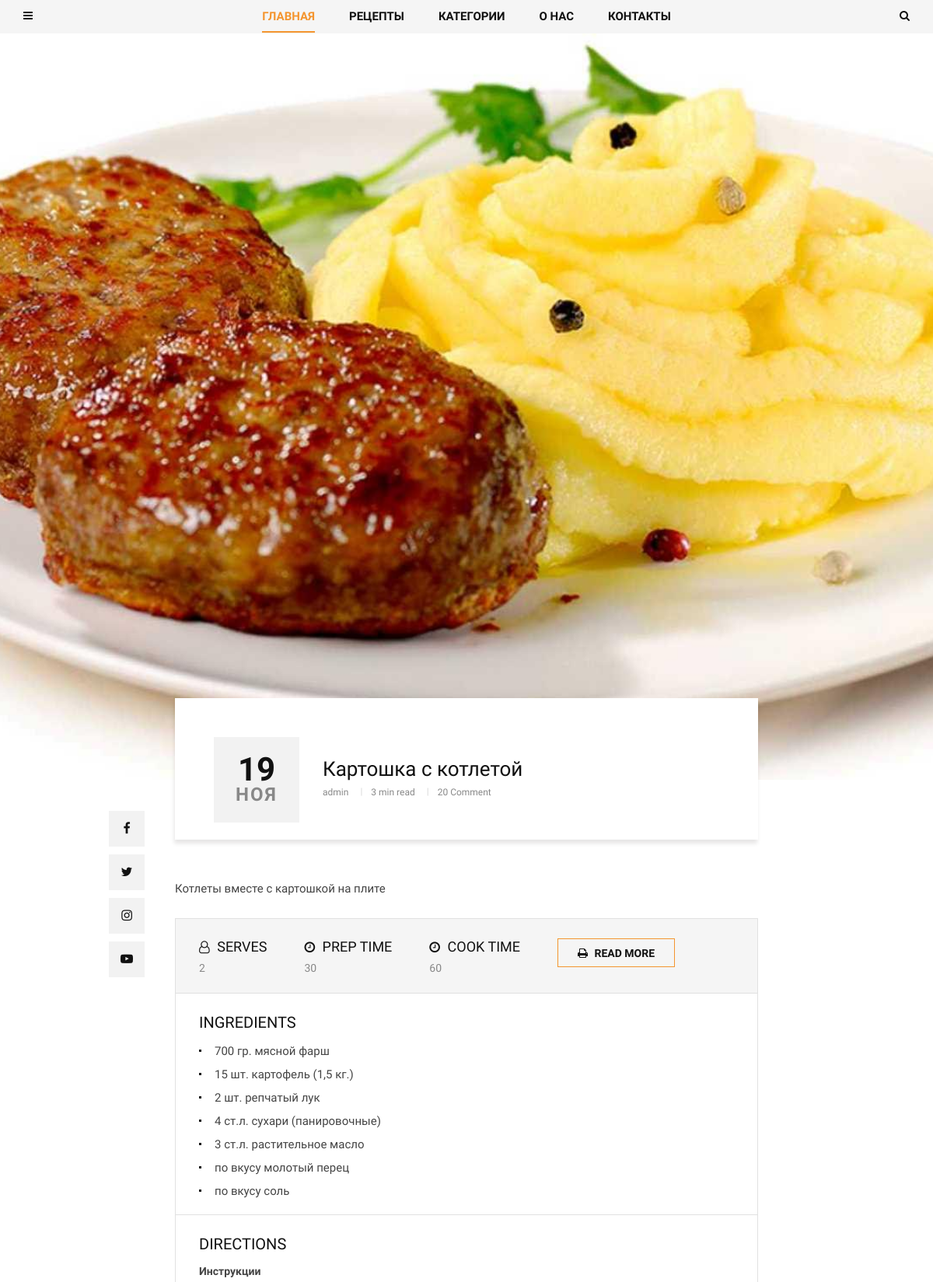
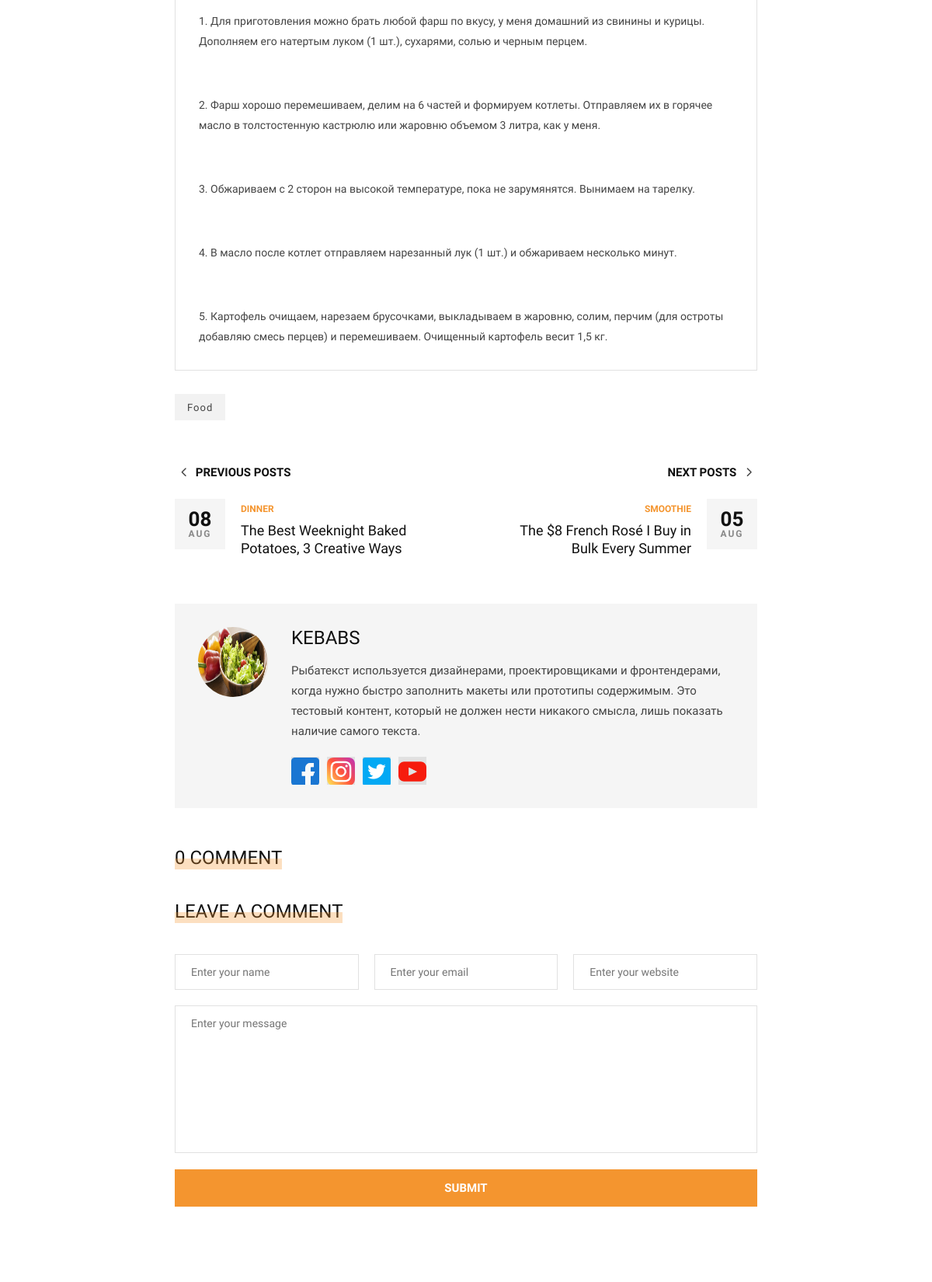
Page /dinner/potato-and-meat/ (upper part) on the committed database (2 pictures, top to bottom).
### blog/models.py (models this page shows, shortened)
class Post(models.Model):
    author = models.ForeignKey(User,
                               related_name='posts',
                               on_delete=models.CASCADE)
    title = models.CharField(max_length=200)
    image = models.ImageField(upload_to='articles/')
    text = models.TextField()
    category = models.ForeignKey(Category,
                                 related_name='post',
                                 on_delete=models.SET_NULL,
                                 null=True)
    tags = models.ManyToManyField(Tag, related_name='post')
    create_at = models.DateTimeField(auto_now_add=True)
    slug = models.SlugField(max_length=200, default='', unique=True)
    def get_absolute_url(self):
        return reverse('post_single', kwargs={'slug': self.category.slug, 'post_slug': self.slug})
    def get_recipe(self):
        return self.recipe.all()
    def get_comments(self):
        return self.comment.all()

class Recipe(models.Model):
    name = models.CharField(max_length=100)
    serves = models.CharField(max_length=50)
    prep_time = models.PositiveIntegerField(default=0)
    cook_time = models.PositiveIntegerField(default=0)
    ingridients = RichTextField()
    direction = RichTextField()
    post = models.ForeignKey(Post,
                             related_name='recipe',
                             on_delete=models.SET_NULL,
                             null=True,
                             blank=True)

class Tag(models.Model):
    name = models.CharField(max_length=100)
    slug = models.SlugField(max_length=100)

### contact/models.py (models this page shows, shortened)
class About(models.Model):
    name = models.CharField(max_length=50, default='')
    text = RichTextField()
    mini_text = RichTextField()
    def get_first_images(self):
        item = self.about_images.first()
        return item.image.url

class ImageAbout(models.Model):
    image = models.ImageField(upload_to='about/')
    page = models.ForeignKey(About, on_delete=models.CASCADE, related_name='about_images')
    alt = models.CharField(max_length=100)

class Social(models.Model):
    icon = models.FileField(upload_to='icons/')
    name = models.CharField(max_length=200)
    link = models.URLField()

### blog/views.py (the view)
# urls.py: path('<slug:slug>/<slug:post_slug>/', views.PostDetailView.as_view(), name='post_single'),
class PostDetailView(DetailView):
    model = Post
    context_object_name = 'post'
    slug_url_kwarg = 'post_slug'
    def get_context_data(self, **kwargs):
        context = super().get_context_data(**kwargs)
        context['form'] = CommentForm
        return context

### blog/templatetags/menu_tags.py (called while the page is built)
def get_all_categories():
    return Category.objects.all()

@register.inclusion_tag('blog/include/tags/top_menu.html')
def get_categories():
    category = get_all_categories()
    return {'list_category': category}

@register.inclusion_tag('blog/include/tags/recipes_tag.html')
def get_last_posts():
    posts = Post.objects.select_related('category').order_by('-id')[:5]
    return {'list_last_post': posts}

### contact/templatetags/social_tags.py (called while the page is built)
@register.simple_tag()
def get_social_links():
    return Social.objects.all()

@register.simple_tag()
def get_about():
    return About.objects.last()

### templates/blog/post_detail.html (shortened to what this page needs)
{% extends 'base.html' %}
{% load social_tags %}
{% block content %}
<section class="single-post spad">
<div class="single-post__hero set-bg" data-setbg="{{ post.image.url }}"></div>
<div class="container">
    <div class="row d-flex justify-content-center">
        <div class="col-lg-8">
            <div class="single-post__title">
                <div class="single-post__title__meta">
                    <h2>{{ post.create_at|date:"d" }}</h2>
                    <span>{{ post.create_at|date:"M"}}</span>
                </div>
                <div class="single-post__title__text">
                    <ul class="label">
                    </ul>
                    <h4>{{ post.title }}</h4>
                    <ul class="widget">
                        <li>{{ post.author }}</li>
                        <li>3 min read</li>
                        <li>20 Comment</li>
                    </ul>
                </div>
            </div>
            <div class="single-post__social__item">
                <ul>
                    <li><a href="#"><i class="fa fa-facebook"></i></a></li>
                    <li><a href="#"><i class="fa fa-twitter"></i></a></li>
                    <li><a href="#"><i class="fa fa-instagram"></i></a></li>
                    <li><a href="#"><i class="fa fa-youtube-play"></i></a></li>
                </ul>
            </div>
            <div class="single-post__top__text">
                <p>{{ post.text|slice:":300" }}</p>
            </div>
            <div class="single-post__recipe__details">
                {% for recipe in post.get_recipe %}
                <div class="single-post__recipe__details__option">
                    <ul>
                        <li>
                            <h5><i class="fa fa-user-o"></i> SERVES</h5>
                            <span>{{ recipe.serves }}</span>
                        </li>
                        <li>
                            <h5><i class="fa fa-clock-o"></i> PREP TIME</h5>
                            <span>{{ recipe.prep_time }}</span>
                        </li>
                        <li>
                            <h5><i class="fa fa-clock-o"></i> Cook TIME</h5>
                            <span>{{ recipe.cook_time }}</span>
                        </li>
                        <li><a href="#" class="primary-btn"><i class="fa fa-print"></i> Read more</a></li>
                    </ul>
                </div>
                <div class="single-post__recipe__details__indegradients">
                    <h5>Ingredients</h5>
                   {{ recipe.ingridients|safe }}
                </div>
                <div class="single-post__recipe__details__direction">
                    <h5>Directions</h5>
                    {{ recipe.direction|safe }}
                </div>
                {% endfor %}
            </div>
            <div class="single-post__tags">
                {% for tag in post.tags.all %}
                <a href="#">{{ tag.name }}</a>
                {% endfor %}
            </div>
            <div class="single-post__next__previous">
                <div class="row">
                    <div class="col-lg-6 col-md-6 col-sm-6">
                        <a href="#" class="single-post__previous">
                            <h6><span class="arrow_carrot-left"></span> Previous posts</h6>
                            <div class="single-post__previous__meta">
                                <h4>08</h4>
                                <span>Aug</span>
                            </div>
                            <div class="single-post__previous__text">
                                <span>Dinner</span>
                                <h5>The Best Weeknight Baked <br />Potatoes, 3 Creative Ways</h5>
                            </div>
                        </a>
                    </div>
                    <div class="col-lg-6 col-md-6 col-sm-6">
                        <a href="#" class="single-post__next">
                            <h6>Next posts <span class="arrow_carrot-right"></span> </h6>
                            <div class="single-post__next__meta">
                                <h4>05</h4>
                                <span>Aug</span>
                            </div>
                            <div class="single-post__next__text">
                                <span>Smoothie</span>
                                <h5>The $8 French Rosé I Buy in <br />Bulk Every Summer</h5>
                            </div>
                        </a>
                    </div>
                </div>
            </div>
        {% get_about as about %}
            <div class="single-post__author__profile">
                <div class="single-post__author__profile__pic">
                    <img src="{{ about.get_first_images }}" alt="">
                </div>
                <div class="single-post__author__profile__text">
                    <h4>{{ about.name }}</h4>
                    <p>{{ about.mini_text|safe }}</p>
                    <div class="single-post__author__profile__social">
                        {% get_social_links as social_links %}
                        {% for item in social_links %}
                            <a href="{{ item.link }}"><img src="{{ item.icon.url }}"></a>
                        {% endfor %}
                    </div>
                </div>
            </div>
            <div class="single-post__comment">
                <div class="widget__title">
                    <h4>{{ post.get_comments.count }} Comment</h4>
                </div>
            </div>
            <div class="single-post__leave__comment">
                <div class="widget__title">
                    <h4>Leave a comment</h4>
                </div>
                <form action="{% url 'create_comment' pk=post.id %}" method="post">
                    <div class="input-list">
                        {{ form.name }}
                        {{ form.email }}
                        {{ form.website }}
                    </div>
                    {{ form.message }}
                    <button type="submit" class="site-btn">Submit</button>
                </form>
            </div>
        </div>
    </div>
</div>
</section>
{% endblock content %}

### rows in the picture
Post: create_at "19", create_at "НОЯ", title "Картошка с котлетой", author "admin", text "Котлеты вместе с картошкой на плите", get_comments.count "0"
Recipe: serves "2", prep_time "30", cook_time "60", ingridients "700 гр. мясной фарш 15 шт. картофель (1,5 кг.) 2 шт. репчатый лук 4 ст.л. сухари (панировочные) 3 ст.л. растительное масло по вкусу молотый перец по вкусу соль", direction "Инструкции 1. Для приготовления можно брать любой фарш по вкусу, у меня домашний из свинины и курицы. Дополняем его натертым луком (1 шт.), сухарями, солью и черным перцем. 2. Фарш хорошо перемешиваем, делим на 6 частей и формируем котлеты. Отправляем их в горячее масло в толстостенную кастрюлю или жаровню объемом 3 литра, как у меня. 3. Обжариваем с 2 сторон на высокой температуре, пока не зарумянятся. Вынимаем на тарелку. 4. В масло после котлет отправляем нарезанный лук (1 шт.) и обжариваем несколько минут. 5. Картофель очищаем, нарезаем брусочками, выкладываем в жаровню, солим, перчим (для остроты добавляю смесь перцев) и перемешиваем. Очищенный картофель весит 1,5 кг."
Tag: name "Food"
About: get_first_images (picture), name "KEBABS", mini_text "Рыбатекст используется дизайнерами, проектировщиками и фронтендерами, когда нужно быстро заполнить макеты или прототипы содержимым. Это тестовый контент, который не должен нести никакого смысла, лишь показать наличие самого текста."
Social: icon (picture)
Social: icon (picture)
Social: icon (picture)
Social: icon (picture)
